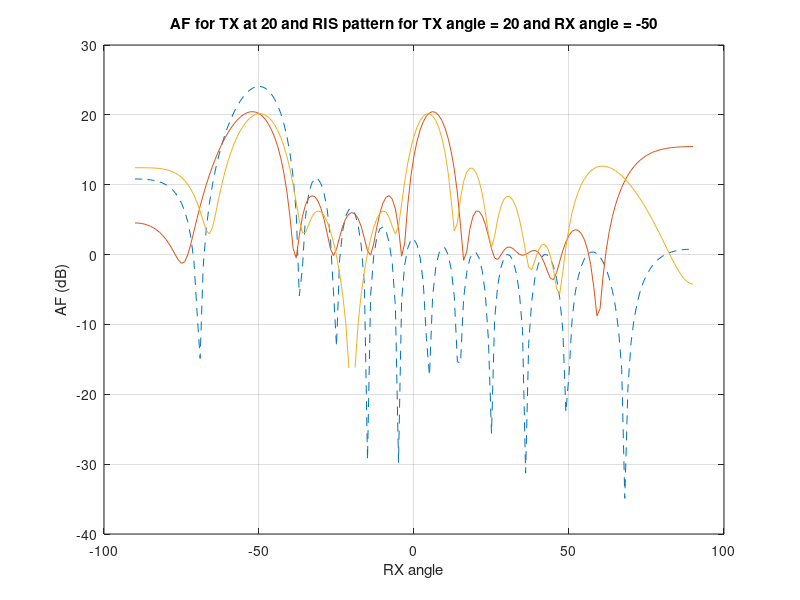
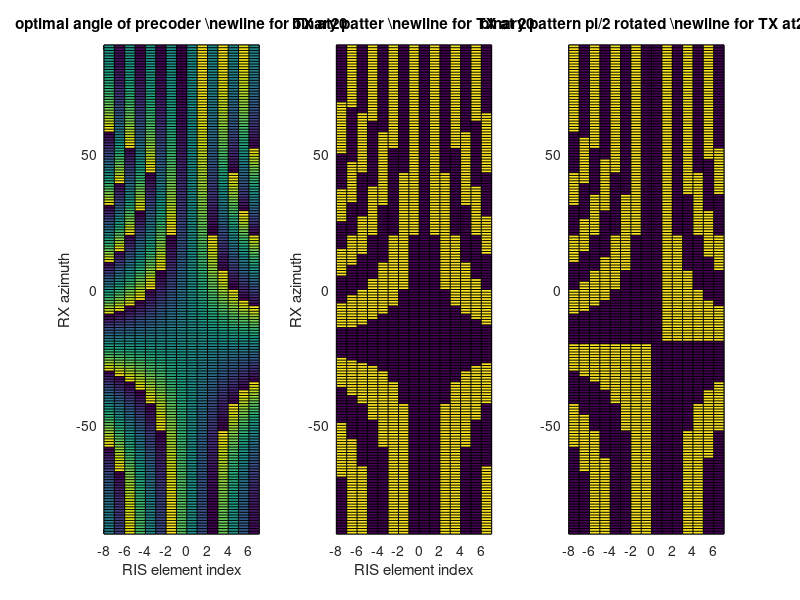

These figures' MATLAB source, in order:
clear
close all
f_c = 5.53*10^9; % gdy odleglosc lambda/2- niezalezne od czestotliwosci
c = 299792458;
d = 0.02; %c/f_c/2; % odleglosc miedzy elementmi antenowymi c = lambda*f
L = 16;%liczba elementow antenowych

kat_TX = 20 % od 0 do 90; 0 =  na wprost RISa
kat_RX = -50 %od 0 do -90 najsensowniejsze; 0 =  na wprost RISa

kanal_do_od_RIS = exp(-1j*2*pi*f_c/c*d*([-8:7]*sind(kat_TX)+[-8:7]*sind(kat_RX)));[L-1:-1:0]
prekoder = conj(kanal_do_od_RIS);

katy_pomiarowe_RX = [-90:90];

AF = exp(-1j*2*pi*f_c/c*d*([-8:7]*sind(kat_TX)+sind(katy_pomiarowe_RX')*[-8:7]))*transpose(prekoder);

plot(katy_pomiarowe_RX,10*log10(abs(AF).^2),'--')
hold on

prekoder_bin = 2*(real(prekoder*exp(1j*0*pi/2))>0)-1;
AF = exp(-1j*2*pi*f_c/c*d*([-8:7]*sind(kat_TX)+sind(katy_pomiarowe_RX')*[-8:7]))*transpose(prekoder_bin);
plot(katy_pomiarowe_RX,10*log10(abs(AF).^2))
prekoder_bin = 2*(real(prekoder*exp(1j*1*pi/2))>0)-1;
AF = exp(-1j*2*pi*f_c/c*d*([-8:7]*sind(kat_TX)+sind(katy_pomiarowe_RX')*[-8:7]))*transpose(prekoder_bin);
plot(katy_pomiarowe_RX,10*log10(abs(AF).^2))
xlabel('RX angle')
ylabel('AF (dB)')
title(['AF for TX at ' num2str(kat_TX) ' and RIS pattern for TX angle = ' num2str(kat_TX) ' and RX angle = ' num2str(kat_RX)])
% prekoder_bin = 2*(real(prekoder*exp(1j*2*pi/2))>0)-1;
% AF = exp(-1j*2*pi*f_c/c*d*([-8:7]*sind(kat_TX)+sind(katy_pomiarowe_RX')*[L-1:-1:0]))*transpose(prekoder_bin);
% plot(10*log10(abs(AF).^2))
% prekoder_bin = 2*(real(prekoder*exp(1j*3*pi/2))>0)-1;
% AF = exp(-1j*2*pi*f_c/c*d*([-8:7]*sind(kat_TX)+sind(katy_pomiarowe_RX')*[L-1:-1:0]))*transpose(prekoder_bin);
% plot(10*log10(abs(AF).^2))
grid
figure
set_RX = [-90:90];
prekoder_ideal = exp(1j*2*pi*f_c/c*d*([-8:7]*sind(kat_TX)+sind(set_RX')*[-8:7]));%
prekoder_binary = zeros(length(set_RX),L);
prekoder_binary(real(prekoder_ideal)<0) = 1;
subplot(1,3,1)
pcolor([-8:7],set_RX,angle(prekoder_ideal))
title(['optimal angle of precoder \newline for TX at' num2str(kat_TX)])
xlabel('RIS element index')
ylabel('RX azimuth')
subplot(1,3,2)
pcolor([-8:7],set_RX,prekoder_binary)
prekoder_binary2 = zeros(length(set_RX),L);
prekoder_binary2(real(prekoder_ideal*exp(1j*pi/2))<0) = 1; % jak zakladamy, ze do odbiornika dociera suma odbicia od
title(['binary patter \newline for TX at ' num2str(kat_TX)])
xlabel('RIS element index')
ylabel('RX azimuth')
% RIS i innych sciezek, to odbicie od RISa moze byc okrecone o jakis staly kat (tu 90 stopni),
% zeby byl w fazie tego bezposredniego.
subplot(1,3,3)
pcolor([-8:7],set_RX,prekoder_binary2)
title(['binary pattern pi/2 rotated \newline for TX at' num2str(kat_TX)])
AA = unique(prekoder_binary2,'rows'); % 67
A = unique(prekoder_binary,'rows');

AAA = unique([AA;A;~AA;~A],'rows'); %obroty o 90 stopnia

%zbior dla wszystkich odbiorczych i nadawczych
set_TX = [0:90];
set_RX = [-90:90];
B = [];
for i = 1:length(set_TX)
prekoder_ideal = exp(1j*2*pi*f_c/c*d*([-8:7]*sind(set_TX(i))+sind(set_RX')*[-8:7]));
prekoder_binary = real(prekoder_ideal)<0;
B = [B;prekoder_binary];
prekoder_binary = real(prekoder_ideal*exp(1j*pi/2))<0;
B = [B;prekoder_binary];
prekoder_binary = real(prekoder_ideal*exp(1j*pi))<0;
B = [B;prekoder_binary];
prekoder_binary = real(prekoder_ideal*exp(1j*3*pi/2))<0;
B = [B;prekoder_binary];
end
BB = unique(B,'rows');

rows_to_keep=ones(1,size(BB,1));
for i=1:size(BB,1)-1% probably not optimal removal
    for ii=i+1:size(BB,1)
        if rows_to_keep(i)==1 && sum(xor(BB(i,:),BB(ii,:)))<=2 % hamming distance to remove
            rows_to_keep(ii)=0;
        end
    end
end
CC=BB(logical(rows_to_keep),:);
c=0;





